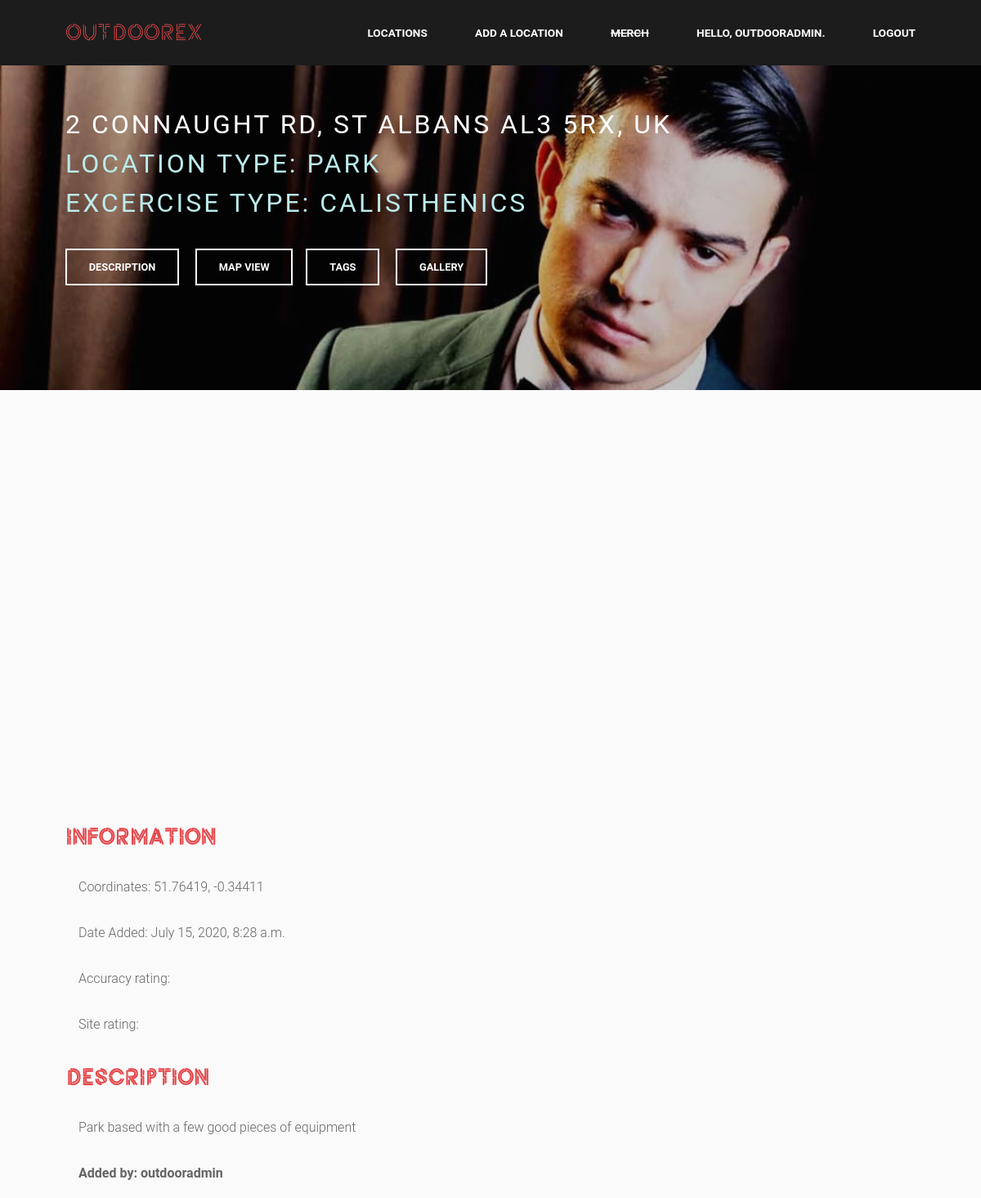
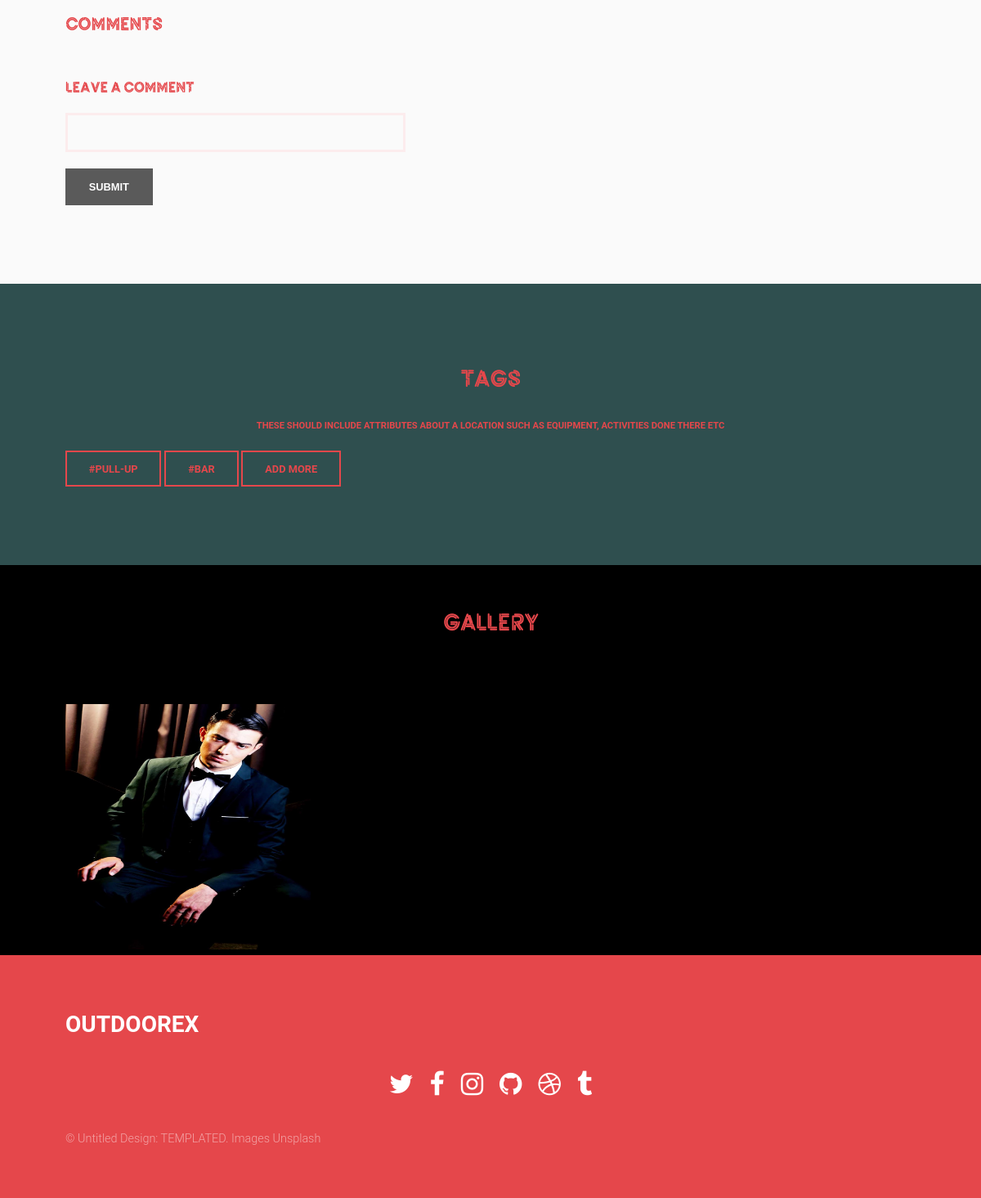
The page /locations/82 (signed in) on the database its author committed (2 pictures, top to bottom).
### outdoorx/models.py (models this page shows, shortened)
class Location(models.Model):
	title = models.CharField(max_length=200)
	geotitle = models.CharField(max_length=100, default='OutdoorEx Location')
	description = models.CharField(max_length=200, default='A short description about the location')
	comment = models.CharField(max_length=200, null=True)
	latitude = models.DecimalField(max_digits=55, decimal_places=50, null=True, blank=True)
	longitude = models.DecimalField(max_digits=55, decimal_places=50, null=True, blank=True)
	latlng = models.CharField(max_length=50, default='00.0000, 00.0000')
	date_added = models.DateTimeField(auto_now_add=True)
	equipment = models.CharField(max_length=200, default='Unfinished- needs different model')
	owner = models.ForeignKey(User,on_delete=models.CASCADE)
	multiimage = models.ImageField(null=True, blank=True, upload_to = 'location_images/', default = 'location_images/stock.png')
	image = models.ImageField(upload_to='pic_folder', null=True, default = 'stock.png')
	location_image = models.ImageField(null=True, blank=True, upload_to = 'location_images/', default = 'location_images/stock.png')
	file = models.FileField(upload_to='pic_folder')
	tags = TaggableManager()
	CALISTHENICS = 'Calisthenics'
	FREEWEIGHTS = 'Free Weights'
	MECHANISMS = 'Mechanisms'
	TRACKANDFIELD = 'Track & Field'
	SPORTS = 'Popular for Sports'
	EXTREMESPORTS = 'Extreme Sports'
	SELFDEFENCE= 'Self Defence'
	LARPING = 'Larping'
	PRACTICALITY_CHOICES = [
	(CALISTHENICS,'Calisthenics'),
	(FREEWEIGHTS, 'Freeweights'),
	(MECHANISMS, 'Mechanisms'),
	(TRACKANDFIELD, 'Track & Field'),
	(SPORTS, 'Popular for Sports'),
	(EXTREMESPORTS, 'Extreme Sports'),
	(SELFDEFENCE, 'Self Defence'),
	(LARPING, 'Larping (Live Action Role Playing'),
	]
	type_of_excercise = models.CharField(
		max_length=30,
		choices=PRACTICALITY_CHOICES,
		default=CALISTHENICS
		)
	COASTAL = 'Coastal'
	RAISED = 'Raised'
	FOREST = 'Forest'
	PARK = 'Park'
	URBAN = 'Urban'
	INANDOUT = 'Indoor and Outdoor'
	SHADED = 'Shaded'
	TYPE_OF_LOCATION_CHOICES = [
	(COASTAL,'Coastal'),
	(RAISED, 'Raised'),
	(FOREST, 'Forest'),
	(PARK, 'Park'),
	(URBAN, 'Urban'),
	(INANDOUT, 'Indoor and Oudoor'),
	(SHADED, 'Shaded'),
	]
	type_of_location = models.CharField(
		max_length=30,
		choices=TYPE_OF_LOCATION_CHOICES,
		default=PARK
		)

class Image(models.Model):
	location = models.ForeignKey(Location, default=None, on_delete=models.PROTECT, related_name='images')
	image = models.ImageField(upload_to=images_directory_path, default=None)

### outdoorx/views.py (the view, shortened to what this page needs)
# urls.py: path('locations/<int:location_id>', location, name='location'),
@login_required
def location(request, location_id):
	location = Location.objects.get(id=location_id)
	images = Image.objects.all()
	comments = location.comments.filter(active=True)
	new_comment = None
	if request.method != 'POST':
		form = CommentForm()
		queryform = QueryForm()
	context = {
		'location': location,
		'form': form,
		'images': images,
		'new_comment': new_comment,
		'comments': comments,
	}
	return render(request, 'master/location.html', context)

### outdoorx/forms.py
class CommentForm(forms.ModelForm):
	class Meta:
		model=Comment
		fields = ['body']
		labels = {'body':''}
		widgets = {'body': forms.TextInput(attrs={'style': 'width: 40%'})}

### outdoorx/templates/master/location.html (shortened to what this page needs)
{% extends 'master/base.html' %}
{% block content %}
{% load static %}
{% load ratings %}
  <head>
  </head>
<section id="banner" style="background-image: url({{ location.images.first.image.url }})" >
  <div class="inner" >
    <h1><span>{{ location.title }} <br/>
      <p style="color:rgb(187, 235, 235)">Location Type: {{location.type_of_location}}<br/>
      Excercise Type: {{location.type_of_excercise}}</p></h1>
    <ul class="actions">
      <li><a href="#description" class="button alt">Description</a></li>
      <li><a href="#map" class="button alt">Map View</a>
      <li><a href="#three" class="button alt">Tags</a></li>
      <li><a href="#three2" class="button alt">Gallery</a></li>
    </ul>
  </div>
</section>
<section id="one">
</head>
  <div class="inner" id="content">
    <div id="map">
    </div>
  </div>
  <div id="description" class="inner" style="margin-top: 30px">
    <header>
      <h2 style="font-family: potra; potra;">Information</h2>
    </header>
    <ul>Coordinates: {{location.latitude|floatformat:5 }}, {{ location.longitude|floatformat:5 }}</ul>
    <ul>Date Added: {{ location.date_added }}</ul>
    <ul>Accuracy rating:</ul>
    <ul>Site rating:</ul>
    <h2 style="font-family: potra; potra;">Description</h2>
    <ul>{{ location.description }}</ul>
    <ul style="font-weight: bold;">Added by:   {{ location.owner }}</ul>
    <h3 style="font-family: potra;">Comments</h3>
        <div class="col-md-8 card mb-4  mt-3 ">
          <div class="card-body">
            {% if new_comment %}
            <div class="alert alert-success" role="alert">
              Your comment is awaiting moderation
            </div>
            {% else %}
            <h4 style="font-family: potra;">Leave a comment</h4>
            <form  method="post" action="{% url 'location' location_id=location.id %}">
              {{ form.as_p }}
              <button type="submit" class="btn btn-primary  btn-lg" style="margin-top: 20px;">Submit</button>
            </form>
            {% endif %}
          </div>
        </div>
  </div>
</section>
<section id="three" style="background-color:darkslategray;">
  <h2 style="font-family: potra; potra; text-align: center;">Tags</h2>
  <h6 style="text-align: center;">These should include attributes about a location such as equipment, activities done there etc </h6>
  <div class="inner" ;" >
    <ul class="actions">
      <li>
        {% for tag in location.tags.all %}
        <a href="#" class="button alt" style="color: whitesmoke; margin-top: 10px;">#{{ tag }}</a>
        {% endfor %}<a href="#" class="button alt">Add More</a></li>
    </ul>
  </div>
</section>
{% if location.images.first %}
<section id="three2" style="background-color: black; height: fit-content;">
  <h2 style="font-family: potra; potra; text-align: center;padding: 50px;">Gallery</h2>
  <div class="inner">
    {% for image in location.images.all %}
    <img src="{{ image.image.url }}" style="height: 300px ; width: 300px;">
    {% endfor %}
  </div>
</section>
{% endif %}
{% endblock content %}

### outdoorx/templates/master/base.html (shortened to what this page needs)
{% load static %}
<!DOCTYPE html>
<html lang="en">
	<head>
        <link rel="stylesheet" href="{% static 'css/main.css' %}" />
        <link rel="stylesheet" href="https://cdnjs.cloudflare.com/ajax/libs/font-awesome/4.7.0/css/font-awesome.min.css" />
        <link rel="stylesheet" href="{% static 'star-ratings/css/star-ratings.css' %}">
	</head>
  <body>
    <header id="header">
      <div class="inner">
        <a href="{% url 'index' %}" class="logo">OutDoorEx</a>
        <nav id="nav">
          <a href="{% url 'locations' %}">Locations</a>
          <a href="{% url 'new_location' %}">Add a Location</a>
          <a href="#" style="text-decoration: line-through;">Merch</a>
          {% if user.is_authenticated %}
          <a>Hello, {{ user.username }}.</a>
          <a href="{% url 'users:logout' %}">Logout</a>
          {% else %}
          <a href="{% url 'users:register' %}">Create Account</a>
          <a href="{% url 'users:login' %}">Login</a>
            {% endif %}
        </nav>
      </div>
    </header>
{% block content %}{% endblock content %}
    <footer>
      <section id="footer">
            <div class="inner">
              <h2>Outdoorex</h2>
              <ul class="icons" style="text-align: center;">
                <li><a href="#" class="icon fa-twitter"><span class="label">Twitter</span></a></li>
                <li><a href="#" class="icon fa-facebook"><span class="label">Facebook</span></a></li>
                <li><a href="#" class="icon fa-instagram"><span class="label">Instagram</span></a></li>
                <li><a href="#" class="icon fa-github"><span class="label">Github</span></a></li>
                <li><a href="#" class="icon fa-dribbble"><span class="label">Dribbble</span></a></li>
                <li><a href="#" class="icon fa-tumblr"><span class="label">Tumblr</span></a></li>
              </ul>
              <div class="copyright">
                &copy; Untitled Design: <a href="https://templated.co/">TEMPLATED</a>. Images <a href="https://unsplash.com/">Unsplash</a>
              </div>
            </div>
          </section>
      </footer>
</body>
</html>

### outdoorx/templates/master/location.html (style rules this page uses)
#map { height: 400px; width: 100%; align-content: center; }
#content { width: 800px; margin-left: auto; margin-right: auto; }

### rows shown on the page
Location: images.first.image (picture), title "2 CONNAUGHT RD, ST ALBANS AL3 5RX, UK", type_of_location "PARK", type_of_excercise "CALISTHENICS", latitude "51.76419", longitude "-0.34411", date_added "July 15, 2020, 8:28 a.m.", description "Park based with a few good pieces of equipment", owner "outdooradmin"
Tag: name "PULL-UP"
Tag: name "BAR"
Image: image (picture)

### other values the page prints
{{ user.username }} "OUTDOORADMIN"
